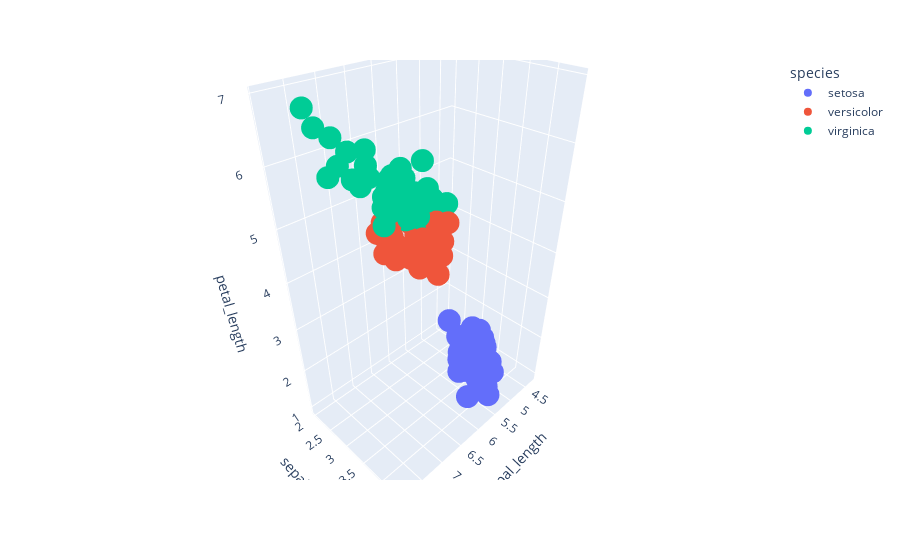

This figure's notebook cell:
### Code cell
ex.scatter_3d(iris, x = "sepal_length", y = "sepal_width", z = "petal_length", color = "species")

### Figure 1 — Plotly figure (JSON) as saved in the notebook; plotly's stock layout.template omitted (floating-point values rounded to 4 significant figures)
{"data": [{"hovertemplate": "species=setosa<br>sepal_length=%{x}<br>sepal_width=%{y}<br>petal_length=%{z}<extra></extra>", "legendgroup": "setosa", "marker": {"color": "#636efa", "symbol": "circle"}, "mode": "markers", "name": "setosa", "scene": "scene", "showlegend": true, "type": "scatter3d", "x": [5.1, 4.9, 4.7, 4.6, 5, 5.4, 4.6, 5, 4.4, 4.9, 5.4, 4.8, 4.8, 4.3, 5.8, 5.7, 5.4, 5.1, 5.7, 5.1, 5.4, 5.1, 4.6, 5.1, 4.8, 5, 5, 5.2, 5.2, 4.7, 4.8, 5.4, 5.2, 5.5, 4.9, 5, 5.5, 4.9, 4.4, 5.1, 5, 4.5, 4.4, 5, 5.1, 4.8, 5.1, 4.6, 5.3, 5], "y": [3.5, 3, 3.2, 3.1, 3.6, 3.9, 3.4, 3.4, 2.9, 3.1, 3.7, 3.4, 3, 3, 4, 4.4, 3.9, 3.5, 3.8, 3.8, 3.4, 3.7, 3.6, 3.3, 3.4, 3, 3.4, 3.5, 3.4, 3.2, 3.1, 3.4, 4.1, 4.2, 3.1, 3.2, 3.5, 3.6, 3, 3.4, 3.5, 2.3, 3.2, 3.5, 3.8, 3, 3.8, 3.2, 3.7, 3.3], "z": [1.4, 1.4, 1.3, 1.5, 1.4, 1.7, 1.4, 1.5, 1.4, 1.5, 1.5, 1.6, 1.4, 1.1, 1.2, 1.5, 1.3, 1.4, 1.7, 1.5, 1.7, 1.5, 1, 1.7, 1.9, 1.6, 1.6, 1.5, 1.4, 1.6, 1.6, 1.5, 1.5, 1.4, 1.5, 1.2, 1.3, 1.4, 1.3, 1.5, 1.3, 1.3, 1.3, 1.6, 1.9, 1.4, 1.6, 1.4, 1.5, 1.4]}, {"hovertemplate": "species=versicolor<br>sepal_length=%{x}<br>sepal_width=%{y}<br>petal_length=%{z}<extra></extra>", "legendgroup": "versicolor", "marker": {"color": "#EF553B", "symbol": "circle"}, "mode": "markers", "name": "versicolor", "scene": "scene", "showlegend": true, "type": "scatter3d", "x": [7, 6.4, 6.9, 5.5, 6.5, 5.7, 6.3, 4.9, 6.6, 5.2, 5, 5.9, 6, 6.1, 5.6, 6.7, 5.6, 5.8, 6.2, 5.6, 5.9, 6.1, 6.3, 6.1, 6.4, 6.6, 6.8, 6.7, 6, 5.7, 5.5, 5.5, 5.8, 6, 5.4, 6, 6.7, 6.3, 5.6, 5.5, 5.5, 6.1, 5.8, 5, 5.6, 5.7, 5.7, 6.2, 5.1, 5.7], "y": [3.2, 3.2, 3.1, 2.3, 2.8, 2.8, 3.3, 2.4, 2.9, 2.7, 2, 3, 2.2, 2.9, 2.9, 3.1, 3, 2.7, 2.2, 2.5, 3.2, 2.8, 2.5, 2.8, 2.9, 3, 2.8, 3, 2.9, 2.6, 2.4, 2.4, 2.7, 2.7, 3, 3.4, 3.1, 2.3, 3, 2.5, 2.6, 3, 2.6, 2.3, 2.7, 3, 2.9, 2.9, 2.5, 2.8], "z": [4.7, 4.5, 4.9, 4, 4.6, 4.5, 4.7, 3.3, 4.6, 3.9, 3.5, 4.2, 4, 4.7, 3.6, 4.4, 4.5, 4.1, 4.5, 3.9, 4.8, 4, 4.9, 4.7, 4.3, 4.4, 4.8, 5, 4.5, 3.5, 3.8, 3.7, 3.9, 5.1, 4.5, 4.5, 4.7, 4.4, 4.1, 4, 4.4, 4.6, 4, 3.3, 4.2, 4.2, 4.2, 4.3, 3, 4.1]}, {"hovertemplate": "species=virginica<br>sepal_length=%{x}<br>sepal_width=%{y}<br>petal_length=%{z}<extra></extra>", "legendgroup": "virginica", "marker": {"color": "#00cc96", "symbol": "circle"}, "mode": "markers", "name": "virginica", "scene": "scene", "showlegend": true, "type": "scatter3d", "x": [6.3, 5.8, 7.1, 6.3, 6.5, 7.6, 4.9, 7.3, 6.7, 7.2, 6.5, 6.4, 6.8, 5.7, 5.8, 6.4, 6.5, 7.7, 7.7, 6, 6.9, 5.6, 7.7, 6.3, 6.7, 7.2, 6.2, 6.1, 6.4, 7.2, 7.4, 7.9, 6.4, 6.3, 6.1, 7.7, 6.3, 6.4, 6, 6.9, 6.7, 6.9, 5.8, 6.8, 6.7, 6.7, 6.3, 6.5, 6.2, 5.9], "y": [3.3, 2.7, 3, 2.9, 3, 3, 2.5, 2.9, 2.5, 3.6, 3.2, 2.7, 3, 2.5, 2.8, 3.2, 3, 3.8, 2.6, 2.2, 3.2, 2.8, 2.8, 2.7, 3.3, 3.2, 2.8, 3, 2.8, 3, 2.8, 3.8, 2.8, 2.8, 2.6, 3, 3.4, 3.1, 3, 3.1, 3.1, 3.1, 2.7, 3.2, 3.3, 3, 2.5, 3, 3.4, 3], "z": [6, 5.1, 5.9, 5.6, 5.8, 6.6, 4.5, 6.3, 5.8, 6.1, 5.1, 5.3, 5.5, 5, 5.1, 5.3, 5.5, 6.7, 6.9, 5, 5.7, 4.9, 6.7, 4.9, 5.7, 6, 4.8, 4.9, 5.6, 5.8, 6.1, 6.4, 5.6, 5.1, 5.6, 6.1, 5.6, 5.5, 4.8, 5.4, 5.6, 5.1, 5.1, 5.9, 5.7, 5.2, 5, 5.2, 5.4, 5.1]}], "layout": {"legend": {"title": {"text": "species"}, "tracegroupgap": 0}, "margin": {"t": 60}, "scene": {"domain": {"x": [0, 1], "y": [0, 1]}, "xaxis": {"title": {"text": "sepal_length"}}, "yaxis": {"title": {"text": "sepal_width"}}, "zaxis": {"title": {"text": "petal_length"}}}}}
